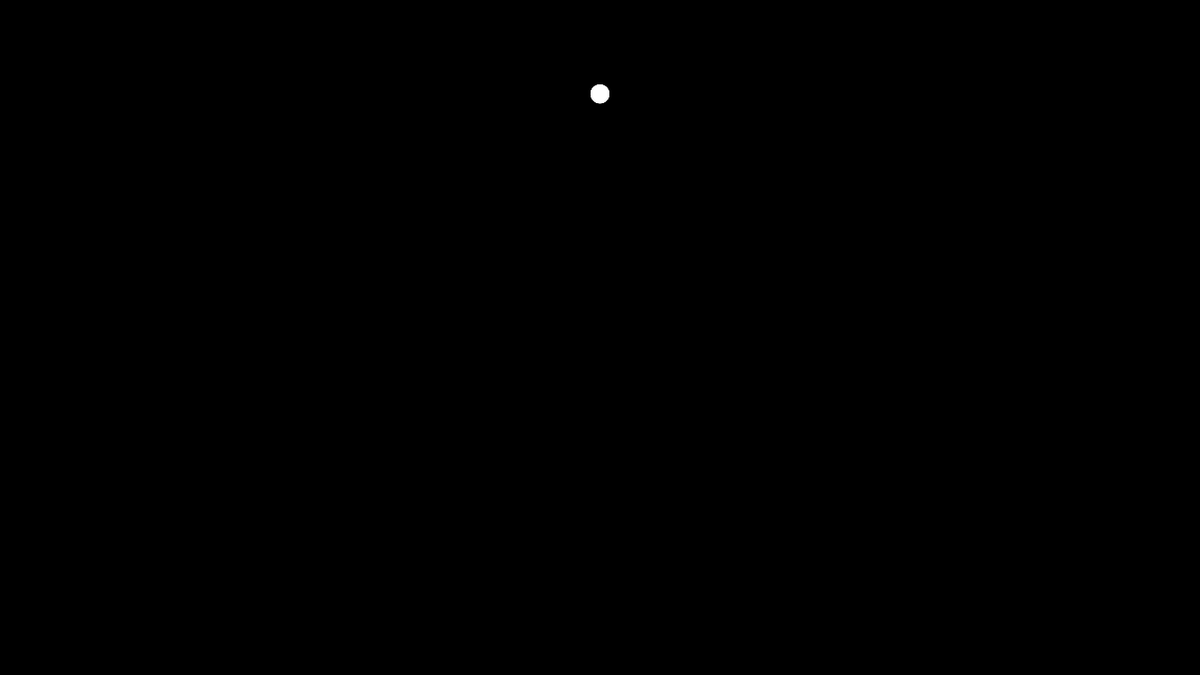
Frame 1 (no input)
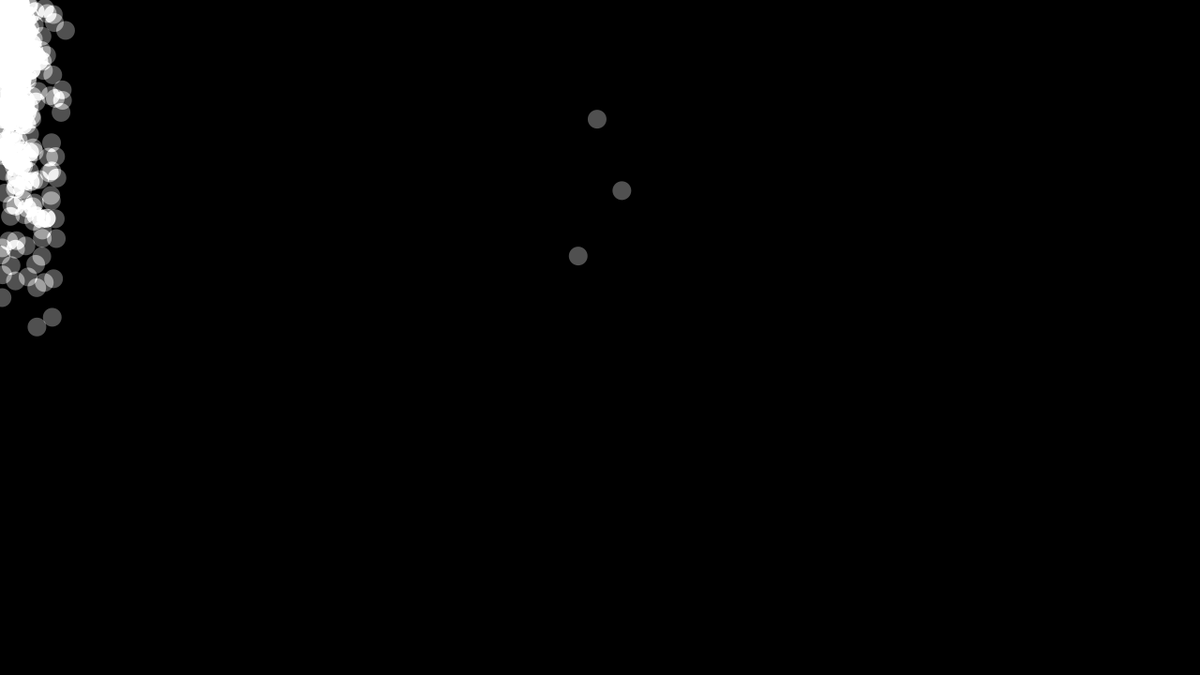
Frame 60 (the mouse pressed at the canvas centre just before this capture)
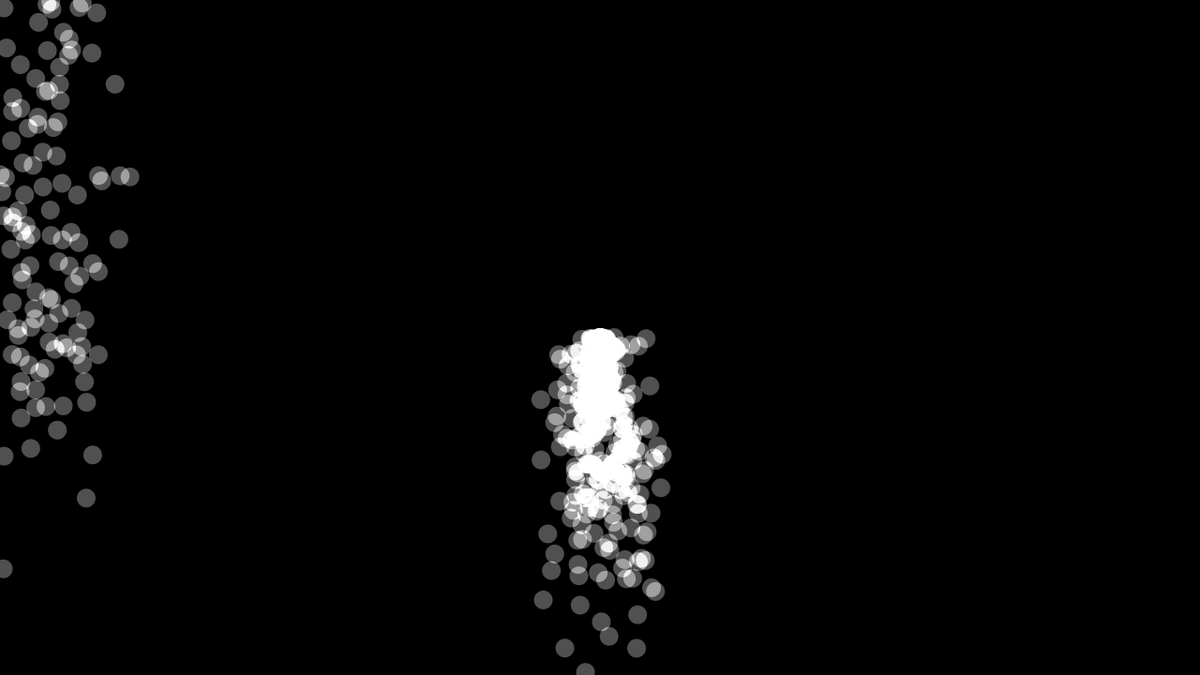
Frame 120 (the mouse held since frame 60 and released just before this capture)

The Processing sketch that drew these frames (run headless with seeded random() and noise(); from frame 60 on, the mouse is pressed at the canvas centre):

// Processing sketch: sketch_22_Blead_Particles
// ── sketch_22_Blead_Particles.pde
Emitter emitter;

void setup() {
  size(1280, 720);
  noStroke();
  blendMode(ADD); // additive blending with white clip: C = min(A*factor + B, 255)
  
  emitter = new Emitter(width/2, 100);
}

void draw() {
  background(0);
  
  emitter.creat();
  
  if (emitter.getSize() > 0) {
    emitter.update();
  }
}

void mousePressed() {
  emitter.creat();
}
// ── Emitter.pde
class Emitter {
  private PVector position;
  private ArrayList<Particle> list;
  private final int countMax;
  
  public Emitter(float x, float y) {
    this.position = new PVector(x, y);
    this.list = new ArrayList<Particle>();
    this.countMax = 3000;
  }
  
  public void creat() {
    if (this.list.size() < this.countMax) {
      for (int i=0; i<10; i++) {
        this.list.add(new Particle(this.position));
      }
    }
  }
  
  public void update() {
    this.position = new PVector(mouseX, mouseY);
    
    for (int i=0; i<this.list.size(); i++) {
      this.list.get(i).update();
      this.list.get(i).edgeDetect();
      this.list.get(i).display();
      
      if (this.list.get(i).isDead()) { // Should Be Last
        this.list.remove(i);
      }
    }
  }
  
  public int getSize() {
    return this.list.size();
  }
}
// ── Particle.pde
class Particle {
  private PVector position;
  private PVector velocity;
  private PVector acceleration;
  private final float speedMax;
  private float lifeSpan; // life time
  private final float radius;
  
  public Particle(PVector position) {
    this.position = position.copy(); // must use copy()
    this.velocity = new PVector(0 ,0);
    this.speedMax = 0.1;
    this.acceleration = new PVector(random(-speedMax, speedMax), random(0.5));
    this.lifeSpan = random(15, 100);
    this.radius = 10;
  }
  
  public void update() {
    this.velocity.add(this.acceleration);
    this.velocity.mult(0.95);
    this.position.add(this.velocity);
  }
  
  public boolean isDead() {
    this.lifeSpan -= 1;
    
    if (this.lifeSpan <= 0) {
      return true;
    } else {
      return false;
    }
  }
  
  public void edgeDetect() {
    if (this.position.x > width || this.position.x < 0) {
      this.velocity.x *= -1; // Bounce
      this.acceleration.x *= -1;
    }
    if (this.position.y > height || this.position.y < 0) {
      this.velocity.y *= -1; // Bounce
      this.acceleration.y *= -1;
    }
  }
  
  public void display() {
    fill(80);
    ellipse(this.position.x, this.position.y, this.radius*2, this.radius*2);
  }
}
